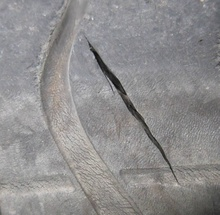
%> input picture Tire_tread_defect_detection1/code6/image1/1.jpg, 220 x 215 px, shrunk from 1059 x 1033 before the run
$ octave main.m   (GNU Octave 9; MATLAB toolbox functions it lacks are replaced by stand-ins)
%> lines starting %> are read from the running program, lines starting %| are printed output that depends on the picture
### Tire_tread_defect_detection1/matlab_work1/tuxiangjiaozheng/fengezuobiao.m
function [height_divise_lable,width_divise_lable]=fengezuobiao(hengxiang_number,zongxiang_number,I_gray)


%%%%hengxiang_number   %%%%%图像横向矩形个数
%%%%zongxiang_numbe;    %%%%%图像纵向矩形个数
K=0.1;   %各个不同矩形边长比例
height_divise_lable=zeros(zongxiang_number+1,1);   %%%%%纵向四边形分割像素坐标
width_divise_lable=zeros(hengxiang_number+1,1);     %6%%%横向四边形分割像素坐标
[height,width]=size(I_gray);
s1=0;
for i=1:(zongxiang_number-1)/2
s1=s1+2*(i-1)*K+2;
end
s1=s1+(zongxiang_number-1)/2*K+1;

zong_edge=fix(height/s1);
height_divise_lable(1)=0;
for i=2:zongxiang_number
    if i<=((zongxiang_number+1)/2+1)

   height_divise_lable(i)= fix(height_divise_lable(i-1)+zong_edge*(1+K*(i-2)));
    else
       height_divise_lable(i) = fix(height_divise_lable(i-1)+zong_edge*(1+K*(zongxiang_number-i+1)));
    end
end
height_divise_lable(zongxiang_number+1)=height;


s2=0;
for i=1:(hengxiang_number-1)/2
s2=s2+2*(i-1)*K+2;
end
s2=s2+(hengxiang_number-1)/2*K+1;

heng_edge=fix(width/s2);
width_divise_lable(1)=0;
for i=2:hengxiang_number
    if i<=((hengxiang_number+1)/2+1)

  width_divise_lable(i)=fix(width_divise_lable(i-1)+heng_edge*(1+K*(i-2)));
    else
      width_divise_lable(i) = fix(width_divise_lable(i-1)+heng_edge*(1+K*(hengxiang_number-i+1)));
    end
end
width_divise_lable(hengxiang_number+1)=width;


end

### Tire_tread_defect_detection1/matlab_work1/tuxiangjiaozheng/calculate_zhixin.m
%%%%%%质心求取程序

%
function [plot_x,plot_y]=calculate_zhixin(I)
 I=imread('原图.png');%读取原图像
figure(1);imshow(I);%显示原图像

I_gray=rgb2gray(I);%原图像变为灰度图像


I=imcomplement(I_gray);
T=imtophat(I,strel('disk',10));
I_bw=~im2bw(T,graythresh(T));
figure(2),imshow(I_bw)


%level=graythresh(I_gray);%计算图像I_gray的全局阈值，level为标准化灰度值，其范围为[0 1]
[height,width]=size(I_gray);%计算灰度图像的长宽
%I_bw=im2bw(I_gray,level);%im2bw使用阈值level将灰度图像转换为二值图像．
%figure(2);imshow(I_bw);%显示二值图像（背景为白色）


for i=1:height %%循环中进行反色
    for j=1:width
        if I_bw(i,j)==1
            I_bw(i,j)=0;
        else I_bw(i,j)=1;
        end
    end
end
figure(3);imshow(I_bw);%显示取反后的二值图像（背景为黑色）


[L,num]=bwlabel(I_bw,8);%bwlabel标注二值图像I_bw中的目标物体，返回标识矩阵Ｌ和I_bw中目标物体的数量num，８表示连通数．
plot_x=zeros(num,1);%%zeros(m,n)产生m×n的全0矩阵．用于记录质心位置的横坐标
plot_y=zeros(num,1);%zeros(m,n)产生m×n的全0矩阵．用于记录质心位置的纵坐标

for k=1:num  %%num个区域依次统计质心位置
    sum_x=0;    sum_y=0;    area=0; %初始化
    for i=1:height
        for j=1:width
            if L(i,j)==k
                sum_x=sum_x+i;  %计算第Ｋ区域的横坐标总和
                sum_y=sum_y+j;  %计算第Ｋ区域的纵坐标总和
                area=area+1;    %计算第Ｋ区域的由多少个坐标点表示
            end
        end
    end
    plot_x(k)=fix(sum_x/area);  %计算第Ｋ区域的质心横坐标
    plot_y(k)=fix(sum_y/area);%计算第Ｋ区域的质心纵坐标
end

figure(4);imshow(I_bw);%显示取反后的二值图像（背景为黑色）,并在图上标注质心点位置
for i=1:num
    hold  on
    plot(plot_y(i) ,plot_x(i), '*')
end
zhixin=[plot_x,plot_y];
end

### Tire_tread_defect_detection1/matlab_work1/tuxiangjiaozheng/main.m


%function  gmodify(pic,gm,og) %pic表示要处理的图像的路径文件名
clc
clear all

%uv是一个二维矩阵,uv(:,1)代表上面pic的像素横坐标u,uv(:,2)表示上面pic的像素纵坐标V
%gm是一个二维矩阵,gm(j,:)代表在校正图空间上与uv(j,:)一一应的点
%og 代表对称中心，它是一个二维向量
gm=[5,3;16,3;28,3;39,3;50,3;61,3;72,4;84,4;95,4;106,4;117,4;129,4;
    140,4;5,15;16,15;27,15;39,15;50,15;61,15;72,15;84,15;95,15;106,16;
    117,16;129,16;140,16;5,26;16,26;27,26;39,26;50,27;61,27;72,27;84,27;
    95,27;106,27;117,27;129,27;140,27;5,38;16,38;27,38;39,38;50,38;61,38;
    72,38;84,38;95,38;106,38;117,39;129,39;140,39;5,49;16,49;27,49;39,50;
    50,50;61,50;72,50;83,50;95,50;106,50;117,50;128,50;140,50;5,61;16,61;
    27,61;38,61;50,61;61,61;72,61;83,61;95,61;106,62;117,62;128,62;140,62;
    5,72;16,72;27,72;39,72;50,72;61,73;72,73;83,73;94,73;106,73;117,73;128,73;
    140,73;5,84;16,84;27,84;39,84;50,84;61,84;72,84;83,84;95,85;106,85;117,85;
    128,85;140,85;5,96;16,96;27,96;38,96;49,95;61,96;72,96;83,96;95,96;106,96;
    117,96;129,97;140,97;5,107;16,107;27,107;38,107;50,107;61,107;72,107;83,108;
    95,108;106,108;117,108;128,108;140,108;5,119;16,119;27,119;38,119;49,119;
    61,119;72,119;83,119;94,119;106,119;117,120;128,120;140,120;5,130;16,130;
    27,130;38,130;49,130;61,130;72,130;83,131;95,131;106,131;117,131;128,131;
    140,131;5,141;16,142;27,142;38,142;49,142;61,142;72,142;83,142;94,142;106,142;
    117,142;128,142;140,143;5,153;16,153;27,153;38,153;49,154;60,154;72,154;83,154;94,154;
    106,154;117,154;128,154;139,154;5,165;16,165;27,165;38,165;49,165;61,165;72,165;83,166;
    94,165;106,166;117,166;128,166;139,166;4,176;16,176;27,176;38,177;49,176;60,177;72,177;
    83,177;94,177;106,177;117,177;128,177;139,177;5,188;15,188;27,188;38,188;49,188;60,188;
    72,188;83,188;94,188;106,189;117,189;128,189;139,189;];


og=[72,93]; %%%%%%%%%%对称中心坐标


a=imread('D:\Tire_Test\image3\1.jpg');   %%%%%%%%根据自己的路径修改
%> a is the input picture: size 215x220x3 uint8; mean R, G, B 143.1, 141.7, 142


I_gray=rgb2gray(a);
b=double(a);
n=size(gm(:,1));

hengxiang_number=7;   %%%%%图像横向矩形个数
zongxiang_number=5;    %%%%%图像纵向矩形个数

%%%%%计算四边形分割后的轴坐标
[height_divise_lable,width_divise_lable]=fengezuobiao(hengxiang_number,zongxiang_number,I_gray) ;  %%%%四边形分割坐标
%> height_divise_lable = [0; 39; 81; 127; 169; 215]; width_divise_lable = [0; 27; 56; 88; 123; 155; 184; 220]
%%%%%%%%%质心坐标
[plot_x,plot_y ]=calculate_zhixin(a) ;
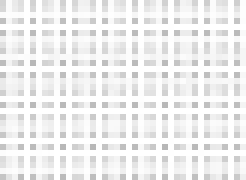
%> input picture Tire_tread_defect_detection1/matlab_work1/tuxiangjiaozheng/原图.png, 41 x 30 px, shrunk from 195 x 143 before the run (shown 6 times larger)
%> in calculate_zhixin, I is the input picture: size 30x41x3 uint8; min 183, max 255, mean 238.9
%> in calculate_zhixin, `I=imcomplement(I_gray);`:
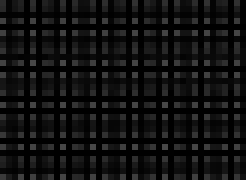
%> I: size 30x41 uint8 (shown 6 times larger); min 0, max 72, mean 16.1
%> in calculate_zhixin, `I_bw=~im2bw(T,graythresh(T));`:
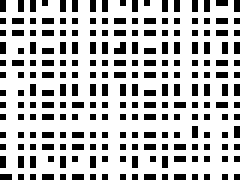
%> I_bw: size 30x41 logical (shown 6 times larger); 74.4% white; black in thin lines or dots
%> in calculate_zhixin, `[L,num]=bwlabel(I_bw,8);`: num = 221
%> after the loop in calculate_zhixin, `for k=1:num`: plot_x = 221 values, max 30 at index 13, min 1 at index 1, mean 15.48; plot_y = 221 values from 1 to 40
%> in calculate_zhixin, `zhixin=[plot_x,plot_y];`: zhixin = 221 rows, first 12: [1 1; 4 1; 6 1; 8 1; 11 1; 13 1; 16 1; 18 1; 20 1; 23 1; 25 1; 27 1]
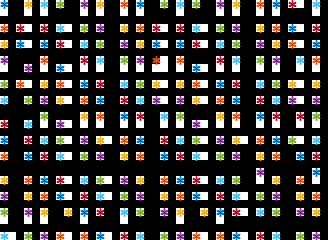
%> figure redrawn from the program's plot data; shown 8 times larger
%> plot_y = 221 values from 1 to 40

section=zeros(length(plot_x),2);
%%%%%%将点阵划分到各个四边形中%%%%%%%%%%%%%%%%%%%%
for i=1:length(plot_x)
    for j=1:(length(height_divise_lable)-1)
       if  plot_x(i)>=height_divise_lable(j)&&plot_x(i)<=height_divise_lable(j+1)

          for h=1:(length(width_divise_lable)-1)
              if plot_y(i)>width_divise_lable(h)&&plot_y(i)<width_divise_lable(h+1)

             section(i,:)=[j h];
              end
          end
       end
    end
end
%> after the loop, section = 221 rows, first 12: [1 1; 1 1; 1 1; 1 1; 1 1; 1 1; 1 1; 1 1; 1 1; 1 1; 1 1; 1 1]


%%%%%%%%对每一个四边形，从中取出四个点，求取各个四边形相对应的畸变系数%%%%%%%%%%%%%
distortion_factor_matix=zeros(4,2,zongxiang_number*hengxiang_number);
[hh,ww]=size(b(:,:,1));
%> hh = 215; ww = 220
sp=zeros(hh,ww,3)+255;
%> sp: size 215x220x3 double; every value is 255

for i=1:zongxiang_number
    for j=1:hengxiang_number

            number=find(section(:,1)==i);
            number1=find(section(number,2)==j);
%> (the run ends here)
